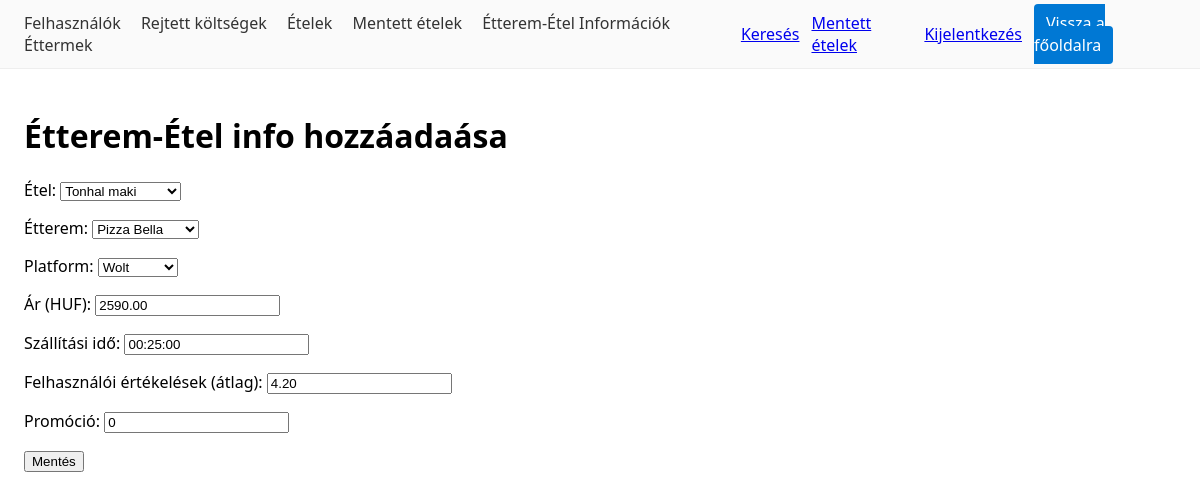
Page /info/9/szerkesztes/ (signed in) on the committed database.
### compare/models.py (models this page shows, shortened)
class EtteremEtelInfo(models.Model):
    etel = models.ForeignKey("catalog.Etel", on_delete=models.CASCADE, related_name="etterem_info", verbose_name="Étel")
    etterem = models.ForeignKey("catalog.Etterem", on_delete=models.CASCADE, related_name="etel_info", verbose_name="Étterem")
    platform = models.CharField("Platform", max_length=20, choices=PLATFORMOK, default="egyeb")
    ar = models.DecimalField("Ár (HUF)", max_digits=10, decimal_places=2)
    szallitas_ido = models.DurationField("Szállítási idő", null=True, blank=True)
    felhaszn_ertekelesek = models.DecimalField("Felhasználói értékelések (átlag)", max_digits=3, decimal_places=2, null=True, blank=True)
    promocio = models.CharField("Promóció", max_length=255, blank=True)
    class Meta:
        verbose_name="Étterem–Étel információ"; verbose_name_plural="Étterem–Étel információk"
        unique_together=("etel","etterem","platform")
        indexes=[models.Index(fields=["etel"]), models.Index(fields=["etterem"]), models.Index(fields=["platform"])]

### compare/views.py (the view)
# urls.py: path("info/<int:pk>/szerkesztes/", views.InfoUpdateView.as_view(), name="info_update"),
class InfoUpdateView(LoginRequired, WritePermissionRequired, UpdateView):
    model = EtteremEtelInfo
    fields = ["etel", "etterem", "platform", "ar", "szallitas_ido", "felhaszn_ertekelesek", "promocio"]
    permission_required = "compare.change_etteremetelinfo"
    template_name = "compare/info_form.html"
    success_url = reverse_lazy("compare:info_list")

### catalog/models.py (called while the page is built)
    def __str__(self):
        return self.nev

    def __str__(self):
        return self.nev

### foodcompare/mixins.py (called while the page is built)
    def test_func(self):
        user = self.request.user
        return user.is_authenticated and user.is_staff

### templates/compare/info_form.html
{% extends "_base.html" %}
{% block content %}
<h1>Étterem-Étel info hozzáadaása</h1>
<form method="post">{% csrf_token %}{{ form.as_p }}<button>Mentés</button></form>
{% endblock %}

### templates/_base.html (style rules this page uses)
body { font-family:system-ui,Segoe UI,Arial;margin:0 }

### rows in the picture
EtteremEtelInfo: etel "Tonhal maki", etterem "Pizza Bella", platform "Wolt", ar "2590.00", szallitas_ido "00:25:00", felhaszn_ertekelesek "4.20", promocio "0"
